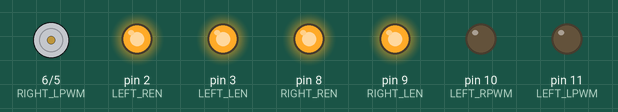
Bench run of a sketch on a simulated Arduino Uno, built with avr-gcc and run on an emulated ATmega328P. Parts: motor-driver pin pairs drawn as motors (green arrow = first pin HIGH = forward, orange = second pin HIGH = backward, longer = more drive), output pins drawn as LEDs (lit = HIGH).

Above: at 0.1 s.
At 2.1 s:
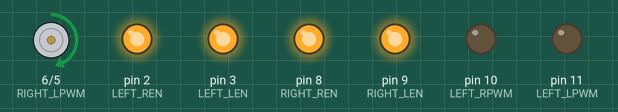
Timing chart, 0 to 4.3 s (numbered marks = the images above):
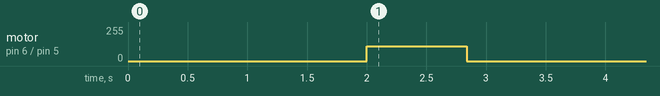

The sketch:

zeit_kurve_messung.ino
```cpp
#include <Arduino.h>

   /*
  BTS7960-43A-Driver
  made on 22 Nov 2020
  by Amir Mohammad Shojaee @ Electropeak
  Home

*/

#define RIGHT_RPWM 5
#define RIGHT_LPWM 6
#define RIGHT_REN 8
#define RIGHT_LEN 9

#define LEFT_RPWM 10
#define LEFT_LPWM 11
#define LEFT_REN 2
#define LEFT_LEN 3

int outLeft=0;
int outRight;

int umdrehungSpeed=110;
int umdrehungZeit=840;

void setup() {
  Serial.begin(9600);
  pinMode(RIGHT_RPWM,OUTPUT);
  pinMode(RIGHT_LPWM,OUTPUT);
  pinMode(RIGHT_LEN,OUTPUT);
  pinMode(RIGHT_REN,OUTPUT);
  digitalWrite(RIGHT_REN,HIGH);
  digitalWrite(RIGHT_LEN,HIGH);

  pinMode(LEFT_RPWM,OUTPUT);
  pinMode(LEFT_LPWM,OUTPUT);
  pinMode(LEFT_LEN,OUTPUT);
  pinMode(LEFT_REN,OUTPUT);
  digitalWrite(LEFT_REN,HIGH);
  digitalWrite(LEFT_LEN,HIGH);
  delay(2000);                            //start delay


  analogWrite(RIGHT_LPWM,umdrehungSpeed);
  analogWrite(RIGHT_RPWM,0);
  analogWrite(LEFT_LPWM,0);
  analogWrite(LEFT_RPWM,0);
  delay(umdrehungZeit); //!!!!!!!!!!!!!!!!!!!!!!!!!!!!!!!!

  analogWrite(RIGHT_LPWM,0);
  analogWrite(RIGHT_RPWM,0);
  analogWrite(LEFT_LPWM,0);
  analogWrite(LEFT_RPWM,0);
  delay(1000);


}


void loop() {
  //stehen bleiben lol

  analogWrite(RIGHT_LPWM,0);
  analogWrite(RIGHT_RPWM,0);
  analogWrite(LEFT_LPWM,0);
  analogWrite(LEFT_RPWM,0);
  delay(1003974579834589739458734597348957893475893489578934757349857893475890);

}
```
